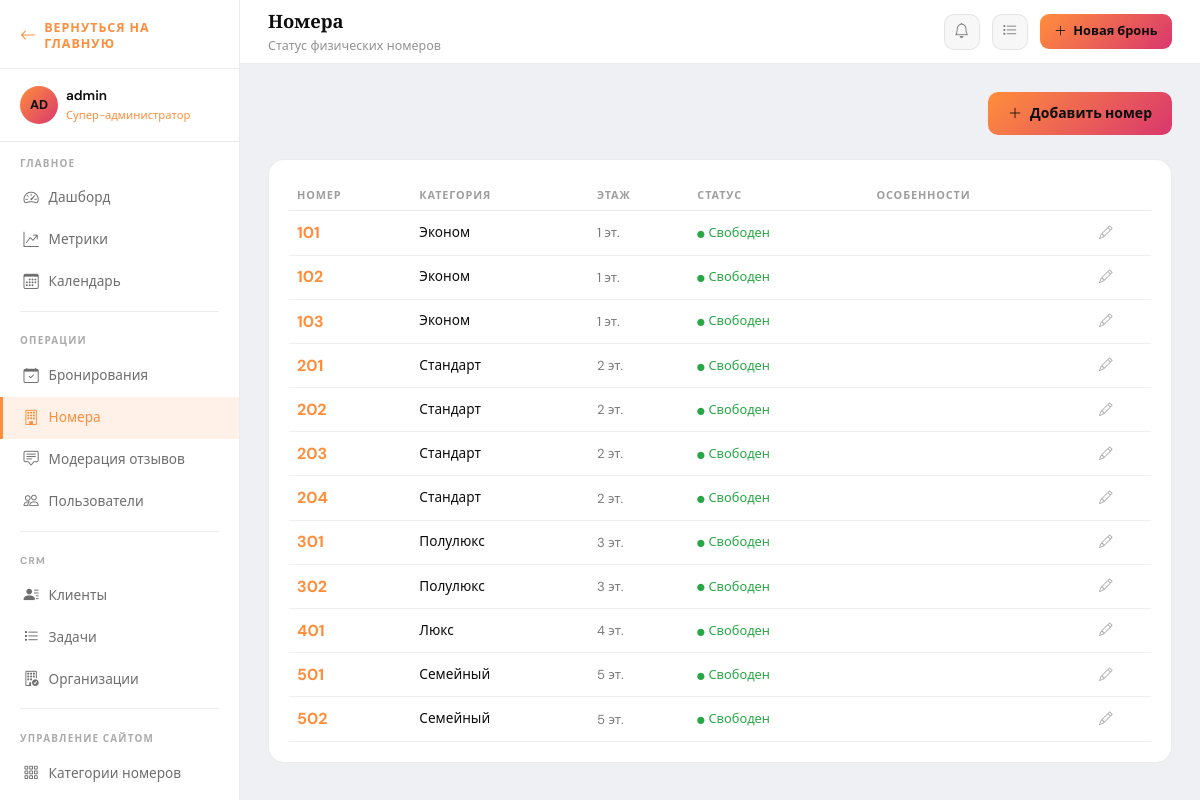
The page /dashboard/rooms/ (signed in) on the database its author committed.
### apps/accounts/models.py (models this page shows, shortened)
class User(AbstractUser, TimeStampedModel):
    username = None
    email = models.EmailField(_("email"), unique=True)
    role = models.CharField(
        _("роль"),
        max_length=20,
        choices=UserRole.choices,
        default=UserRole.USER,
        db_index=True,
    )
    phone = models.CharField(
        _("телефон"), max_length=20, blank=True, validators=[phone_validator]
    )
    patronymic = models.CharField(_("отчество"), max_length=150, blank=True)
    date_of_birth = models.DateField(_("дата рождения"), null=True, blank=True)
    avatar = models.ImageField(
        _("аватар"), upload_to="avatars/%Y/%m/", null=True, blank=True
    )
    preferred_language = models.CharField(
        _("язык интерфейса"), max_length=10, default="ru", blank=True,
        choices=[("ru", "Русский"), ("en", "English")],
    )
    marketing_consent    = models.BooleanField(_("согласие на рассылку"), default=False)
    email_notifications  = models.BooleanField(_("email-уведомления"),    default=True)
    USERNAME_FIELD  = "email"
    REQUIRED_FIELDS = []
    objects = UserManager()
    class Meta:
        verbose_name         = _("пользоваостиница")
        verbose_name_plural  = _("пользователи")
        ordering             = ["-created_at"]
        indexes = [
            models.Index(fields=["role", "is_active"]),
        ]
    @property
    def is_plain_user(self) -> bool:
        return self.role == UserRole.USER and not self.is_superuser
    @property
    def is_receptionist(self) -> bool:
        return self.has_role(UserRole.RECEPTIONIST)
    @property
    def is_manager(self) -> bool:
        return self.has_role(UserRole.MANAGER)
    @property
    def is_admin(self) -> bool:
        return self.has_role(UserRole.ADMIN)
    @property
    def is_super_admin(self) -> bool:
        return self.is_superuser or self.role == UserRole.SUPER_ADMIN
    def has_role(self, minimum_role: str) -> bool:
        if self.is_superuser:
            return True
        return role_gte(self.role, minimum_role)
    def get_short_name(self) -> str:
        return self.first_name or self.email.split("@")[0]
    def get_initials(self) -> str:
        parts = [self.first_name[:1], self.last_name[:1]]
        return "".join(p for p in parts if p).upper() or self.email[:2].upper()
    @property
    def push_notifications_unread_count(self) -> int:
        return self.push_notifications.filter(is_read=False).count()

### apps/hotel/models.py (models this page shows, shortened)
class Room(TimeStampedModel):
    class RoomStatus(models.TextChoices):
        AVAILABLE = "available", _("Свободен")
        OCCUPIED = "occupied", _("Занят")
        MAINTENANCE = "maintenance", _("На обслуживании")
        CLEANING = "cleaning", _("Уборка")
        BLOCKED = "blocked", _("Заблокирован")
    category = models.ForeignKey(
        RoomCategory, on_delete=models.PROTECT,
        related_name="rooms", verbose_name=_("категория"),
    )
    number = models.CharField(_("номер комнаты"), max_length=10)
    subdivision = models.CharField(
        _("подразделение"), max_length=5, blank=True,
        help_text=_("Например: а, б, в для разделения номера на части")
    )
    floor = models.PositiveSmallIntegerField(_("этаж"), default=1)
    max_guests_per_room = models.PositiveSmallIntegerField(
        _("макс. персон в номере"), default=1,
        validators=[MinValueValidator(1)],
        help_text=_("Максимальное количество персон, которые могут одновременно проживать в номере")
    )
    status = models.CharField(
        _("статус"), max_length=20,
        choices=RoomStatus.choices, default=RoomStatus.AVAILABLE,
        db_index=True,
    )
    has_balcony = models.BooleanField(_("балкон"), default=False)
    has_sea_view = models.BooleanField(_("вид на море"), default=False)
    has_mountain_view = models.BooleanField(_("вид на горы"), default=False)
    extra_amenities = models.ManyToManyField(
        Amenity, verbose_name=_("доп. удобства"),
        blank=True, related_name="rooms",
        help_text=_("Удобства конкретного номера сверх категории"),
    )
    notes = models.TextField(_("внутренние заметки"), blank=True)
    last_cleaned_at = models.DateTimeField(
        _("последняя уборка"), null=True, blank=True
    )
    class Meta:
        verbose_name = _("номер")
        verbose_name_plural = _("номера")
        ordering = ["floor", "number", "subdivision"]
        indexes = [
            models.Index(fields=["status", "category"]),
        ]
        constraints = [
            models.UniqueConstraint(
                fields=["number", "subdivision"],
                name="unique_room_number_subdivision"
            )
        ]

class RoomCategory(TimeStampedModel, OrderedModel):
    class BedType(models.TextChoices):
        SINGLE = "single", _("Одна кровать")
        DOUBLE = "double", _("Двуспальная")
        TWIN = "twin", _("Две раздельные")
        KING = "king", _("King-size")
        BUNK = "bunk", _("Двухъярусная")
    name = models.CharField(_("название"), max_length=100, unique=True)
    slug = models.SlugField(_("slug"), unique=True, max_length=120)
    description = models.TextField(_("описание"))
    short_description = models.CharField(_("краткое описание"), max_length=255)
    max_guests = models.PositiveSmallIntegerField(
        _("макс. гостей"), default=2,
        validators=[MinValueValidator(1), MaxValueValidator(10)],
    )
    bed_type = models.CharField(
        _("тип кровати"), max_length=20,
        choices=BedType.choices, default=BedType.DOUBLE,
    )
    area_sqm = models.PositiveSmallIntegerField(_("площадь (м²)"), default=25)
    base_price_per_night = models.DecimalField(
        _("базовая цена за ночь"), max_digits=10, decimal_places=2,
        validators=[MinValueValidator(Decimal("0"))],
    )
    weekend_price_per_night = models.DecimalField(
        _("цена за ночь (выходные)"), max_digits=10, decimal_places=2,
        null=True, blank=True,
        validators=[MinValueValidator(Decimal("0"))],
        help_text=_("Если не указана — используется базовая цена"),
    )
    thumbnail = models.ImageField(
        _("превью"), upload_to="rooms/thumbnails/%Y/%m/", null=True, blank=True
    )
    amenities = models.ManyToManyField(
        Amenity, verbose_name=_("удобства"),
        blank=True, related_name="categories",
    )
    is_active = models.BooleanField(_("активна"), default=True, db_index=True)
    is_featured = models.BooleanField(
        _("показывать на главной"), default=False, db_index=True
    )
    class Meta:
        verbose_name = _("категория номера")
        verbose_name_plural = _("категории номеров")
        ordering = ["sort_order", "name"]

### apps/dashboard/views.py (the view)
# urls.py: path("rooms/",                              views.RoomManagementView.as_view(),    name="rooms"),
class RoomManagementView(ReceptionistRequiredMixin, TemplateView):
    template_name = "dashboard/rooms.html"
    def get_context_data(self, **kwargs):
        from apps.hotel.models import Room
        ctx = super().get_context_data(**kwargs)
        ctx["rooms"]      = Room.objects.select_related("category").order_by("floor", "number")
        ctx["room_grid"]  = get_room_status_grid()
        return ctx

### templates/dashboard/rooms.html (shortened to what this page needs)
{% extends "dashboard/base_dashboard.html" %}
{% block dashboard_title %}Номера{% endblock %}
{% block dashboard_subtitle %}Статус физических номеров{% endblock %}
{% block dashboard_content %}
<div class="d-flex justify-content-end mb-4">
  {% if perms_ctx.can_manage_rooms %}
  <a href="{% url 'hotel:staff_room_create' %}"
     style="background:linear-gradient(135deg,#ff8e3c,#d9376e);border:none;border-radius:10px;
            color:#0d0d0d;padding:.65rem 1.25rem;font-size:.875rem;font-weight:700;
            text-decoration:none;display:inline-flex;align-items:center;gap:.5rem">
    <i class="bi bi-plus-lg"></i>Добавить номер
  </a>
  {% endif %}
</div>
<div class="dash-card">
  <div class="dash-table-wrap">
    <table class="dash-table">
      <thead>
        <tr>
          <th>Номер</th><th>Категория</th><th>Этаж</th><th>Статус</th><th>Особенности</th>
          {% if perms_ctx.can_manage_rooms %}<th></th>{% endif %}
        </tr>
      </thead>
      <tbody>
        {% for room in rooms %}
        <tr>
          <td style="color:#ff8e3c;font-weight:700;font-size:1rem">
            {{ room.number }}{% if room.subdivision %}<span style="color:rgba(13,13,13,.45);font-size:.8rem;font-weight:500"> / {{ room.subdivision }}</span>{% endif %}
          </td>
          <td class="guest-name">{{ room.category.name }}</td>
          <td class="text-muted-sm">{{ room.floor }} эт.</td>
          <td>
            {% if room.status == "available" %}
              <span style="color:#28a745;font-size:.8rem"><i class="bi bi-circle-fill me-1" style="font-size:.45rem"></i>Свободен</span>
            {% elif room.status == "occupied" %}
              <span style="color:#6ea8fe;font-size:.8rem"><i class="bi bi-circle-fill me-1" style="font-size:.45rem"></i>Занят</span>
            {% elif room.status == "cleaning" %}
              <span style="color:#ffc107;font-size:.8rem"><i class="bi bi-circle-fill me-1" style="font-size:.45rem"></i>Уборка</span>
            {% elif room.status == "maintenance" %}
              <span style="color:#dc3545;font-size:.8rem"><i class="bi bi-circle-fill me-1" style="font-size:.45rem"></i>Обслуживание</span>
            {% else %}
              <span class="text-muted-sm">{{ room.get_status_display }}</span>
            {% endif %}
          </td>
          <td class="text-muted-sm">
          </td>
          {% if perms_ctx.can_manage_rooms %}
          <td>
            <a href="{% url 'hotel:staff_room_edit' room.pk %}" class="dash-row-link">
              <i class="bi bi-pencil"></i>
            </a>
          </td>
          {% endif %}
        </tr>
        {% empty %}
        <tr>
          <td colspan="6" class="dash-empty"><i class="bi bi-building"></i>Номера не найдены</td>
        </tr>
        {% endfor %}
      </tbody>
    </table>
  </div>
</div>
{% endblock %}

### templates/dashboard/base_dashboard.html (shortened to what this page needs)
{% extends "base.html" %}
{% load static %}
{% block body_class %}dash-app{% endblock %}
{% block content %}
<div class="dash-layout">
  <aside class="dash-sidebar" id="dashSidebar">
    <div class="sidebar-brand">
      <a href="{% url 'hotel:index' %}" class="sidebar-brand-home" aria-label="Вернуться на главную">
        <i class="bi bi-arrow-left" aria-hidden="true"></i>
        <span>Вернуться на главную</span>
      </a>
    </div>
    <div class="sidebar-user">
      <div class="d-flex align-items-center gap-2">
        <div class="sidebar-user-avatar">
          {% if request.user.avatar %}
            <img src="{{ request.user.avatar.url }}" alt="" />
          {% else %}
            {{ request.user.get_initials }}
          {% endif %}
        </div>
        <div>
          <div class="sidebar-user-name">{{ request.user.get_short_name }}</div>
          <div class="sidebar-user-role">{{ request.user.get_role_display }}</div>
        </div>
      </div>
    </div>
    <ul class="sidebar-nav" style="flex:1;padding-bottom:1rem">
      <div class="sidebar-section-label">Главное</div>
      <li>
        <a href="{% url 'dashboard:index' %}"
           class="{% if request.resolver_match.url_name == 'index' and request.resolver_match.namespace == 'dashboard' %}active{% endif %}">
          <i class="bi bi-speedometer2"></i> Дашборд
        </a>
      </li>
      {% if request.user.is_manager or request.user.is_admin or request.user.is_super_admin or request.user.is_superuser %}
      <li>
        <a href="{% url 'dashboard:metrics' %}"
           class="{% if request.resolver_match.url_name == 'metrics' %}active{% endif %}">
          <i class="bi bi-graph-up-arrow"></i> Метрики
        </a>
      </li>
      {% endif %}
      <li>
        <a href="{% url 'dashboard:calendar' %}"
           class="{% if request.resolver_match.url_name == 'calendar' %}active{% endif %}">
          <i class="bi bi-calendar3"></i> Календарь
        </a>
      </li>
      <div class="sidebar-divider"></div>
      <div class="sidebar-section-label">Операции</div>
      <li>
        <a href="{% url 'bookings:staff_list' %}"
           class="{% if request.resolver_match.namespace == 'bookings' %}active{% endif %}">
          <i class="bi bi-calendar-check"></i> Бронирования
        </a>
      </li>
      <li>
        <a href="{% url 'dashboard:rooms' %}"
           class="{% if request.resolver_match.url_name == 'rooms' %}active{% endif %}">
          <i class="bi bi-building"></i> Номера
        </a>
      </li>
      {% if request.user.is_receptionist %}
      <li>
        <a href="{% url 'dashboard:reviews' %}"
           class="{% if request.resolver_match.url_name == 'reviews' %}active{% endif %}">
          <i class="bi bi-chat-square-text"></i> Модерация отзывов
        </a>
      </li>
      {% endif %}
      <li>
        <a href="{% url 'accounts:user_list' %}"
           class="{% if request.resolver_match.namespace == 'accounts' and 'user' in request.resolver_match.url_name %}active{% endif %}">
          <i class="bi bi-people"></i> Пользователи
        </a>
      </li>
      <div class="sidebar-divider"></div>
      <div class="sidebar-section-label">CRM</div>
      <li>
        <a href="{% url 'crm:client_list' %}"
           class="{% if request.resolver_match.namespace == 'crm' and 'client' in request.resolver_match.url_name %}active{% endif %}">
          <i class="bi bi-person-lines-fill"></i> Клиенты
        </a>
      </li>
      <li>
        <a href="{% url 'crm:task_list' %}"
           class="{% if request.resolver_match.url_name == 'task_list' %}active{% endif %}">
          <i class="bi bi-list-task"></i> Задачи
        </a>
      </li>
      <li>
        <a href="{% url 'crm:organization_list' %}"
           class="{% if request.resolver_match.url_name == 'organization_list' %}active{% endif %}">
          <i class="bi bi-building-check"></i> Организации
        </a>
      </li>
      <div class="sidebar-divider"></div>
      <div class="sidebar-section-label">Управление сайтом</div>
      <li>
        <a href="{% url 'hotel:staff_category_list' %}"
           class="{% if request.resolver_match.namespace == 'hotel' and 'category' in request.resolver_match.url_name %}active{% endif %}">
          <i class="bi bi-grid-3x3-gap"></i> Категории номеров
        </a>
      </li>
      <li>
        <a href="{% url 'hotel:staff_room_list' %}"
           class="{% if request.resolver_match.namespace == 'hotel' and 'room' in request.resolver_match.url_name and 'category' not in request.resolver_match.url_name %}active{% endif %}">
        </a>
      </li>
    </ul>
  </aside>
  <div class="dash-main">
    <div class="dash-topbar">
      <div class="dash-topbar-info">
        <div class="dash-topbar-title">{% block dashboard_title %}Панель управления{% endblock %}</div>
        <div class="dash-topbar-subtitle">{% block dashboard_subtitle %}{% endblock %}</div>
      </div>
      <div class="dash-topbar-actions">
        {% with unread_count=request.user.push_notifications_unread_count %}
        <div class="notif-wrap">
          <button type="button" class="topbar-icon-btn notif-toggle-btn" id="notifToggleBtn"
                  onclick="toggleNotifPanel(event)" aria-label="Уведомления" aria-expanded="false">
            <i class="bi bi-bell"></i>
          </button>
        </div>
        {% endwith %}
        <a href="{% url 'crm:task_list' %}" class="topbar-icon-btn" title="Задачи">
          <i class="bi bi-list-task"></i>
        </a>
        <a href="{% url 'bookings:staff_create' %}" class="topbar-new-booking" title="Новая бронь">
          <i class="bi bi-plus-lg"></i>
          <span>Новая бронь</span>
        </a>
      </div>
    </div>
    <div class="dash-content">
      {% block dashboard_content %}{% endblock %}
    </div>
  </div>
</div>
{% endblock %}

### rows shown on the page
User: user.get_initials "AD", user.get_short_name "admin", user.role "Супер-администратор"
Room: number "101", category.name "Эконом", floor "1", status "available" (drawn)
Room: number "102", category.name "Эконом", floor "1", status "available" (drawn)
Room: number "103", category.name "Эконом", floor "1", status "available" (drawn)
Room: number "201", category.name "Стандарт", floor "2", status "available" (drawn)
Room: number "202", category.name "Стандарт", floor "2", status "available" (drawn)
Room: number "203", category.name "Стандарт", floor "2", status "available" (drawn)
Room: number "204", category.name "Стандарт", floor "2", status "available" (drawn)
Room: number "301", category.name "Полулюкс", floor "3", status "available" (drawn)
Room: number "302", category.name "Полулюкс", floor "3", status "available" (drawn)
Room: number "401", category.name "Люкс", floor "4", status "available" (drawn)
Room: number "501", category.name "Семейный", floor "5", status "available" (drawn)
Room: number "502", category.name "Семейный", floor "5", status "available" (drawn)
